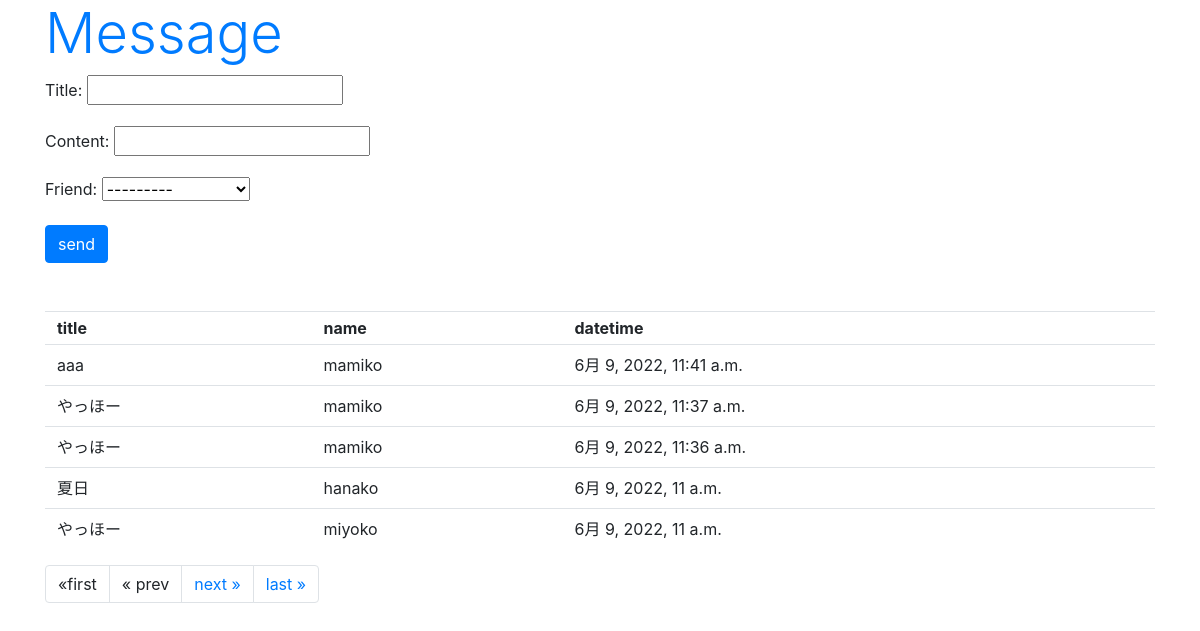
Page /hello/message/ on the committed database.
### hello/models.py (models this page shows, shortened)
class Message(models.Model):
    friend = models.ForeignKey(Friend,on_delete=models.CASCADE)
    title = models.CharField( max_length=100)
    content = models.CharField( max_length=300 )
    pub_date = models.DateTimeField( auto_now_add=True)
    class Meta:
        ordering = ('pub_date',)

class Friend( models.Model ):
    name = models.CharField(max_length=100,validators=[number_only])
    mail = models.EmailField(max_length=200)
    gender = models.BooleanField()
    age = models.IntegerField(validators=[MinValueValidator(0),MaxValueValidator(150)])
    birthday = models.DateField()

### hello/views.py (the view)
# urls.py: path('message/',views.message,name='message'),
def message( request , page=1 ):
    if( request.method == 'POST' ):
        obj = Message()
        form = MessageForm( request.POST , instance=obj )
        form.save()
    data = Message.objects.all().reverse()
    paginator = Paginator(data,5)
    params = {
        'title':'Message',
        'form':MessageForm(),
        'data':paginator.get_page( page )
    }
    return render( request,'hello/message.html' , params )

### hello/forms.py
class MessageForm( forms.ModelForm ):
    class Meta:
        model = Message
        fields = ['title','content','friend']
        widget = {
            'title':forms.TextInput(attrs={'class':'form-control form-control-sm'}),
            'content':forms.Textarea(attrs={'class':'form-control form-control-sm','rows':2}),
            'friend':forms.Select( attrs={'class':'form-control form-control-sm'})
        }

### hello/templates/hello/message.html (shortened to what this page needs)
{% load static %}
<!DOCTYPE html>
<html>
    <head>
        <link rel="stylesheet"
        href="https://stackpath.bootstrapcdn.com/bootstrap/4.3.1/css/bootstrap.min.css"
>
    </head>
    <body class="container">
        <h1 class="display-4 text-primary">
            {{title}}
        </h1>
        <form action="{% url 'message' %}" method="POST">
            {{ form.as_p }}
            <input type="submit" value="send" class="btn btn-primary">
        </form>
        <table class="table">
            <tr>
                <th class="py-1">title</th>
                <th class="py-1">name</th>
                <th class="py-1">datetime</th>
            </tr>
            {% for item in data %}
            <tr>
                <td class="py-2">{{item.title}}</td>
                <td class="py-2">{{item.friend.name}}</td>
                <td class="py-2">{{item.pub_date}}</td>
            </tr>
            {% endfor %}
        </table>
        <ul class="pagination">
            {% if data.has_previous %}
            <li class="page-item">
                <a class="page-link" href="{% url 'index' %}">&laquo; first</a>
            </li>
            <li class="page-item">
                <a class="page-link" href="{% url 'index' %}{{data.previous_page_number}}">&laquo;prev</a>
            </li>
            {% else %}
            <li class="page-item">
                <a class="page-link">&laquo;first</a>
            </li>
            <li class="page-item">
                <a class="page-link">&laquo; prev</a>
            </li>
            {% endif %}
            {% if data.has_next %}
            <li class="page-item">
                <a class="page-link" href="{% url 'index' %}{{data.next_page_number}}">next &raquo;</a>
            </li>
            <li class="page-item">
                <a class="page-link" href="{% url 'index' %}{{data.paginator.num_pages}}">last &raquo;</a>
            </li>
            {% endif %}
        </ul>
    </body>
</html>

### rows in the picture
Message: title "aaa", friend.name "mamiko", pub_date "6月 9, 2022, 11:41 a.m."
Message: title "やっほー", friend.name "mamiko", pub_date "6月 9, 2022, 11:37 a.m."
Message: title "やっほー", friend.name "mamiko", pub_date "6月 9, 2022, 11:36 a.m."
Message: title "夏日", friend.name "hanako", pub_date "6月 9, 2022, 11 a.m."
Message: title "やっほー", friend.name "miyoko", pub_date "6月 9, 2022, 11 a.m."

### other values in the picture
{{ title }} "Message"
